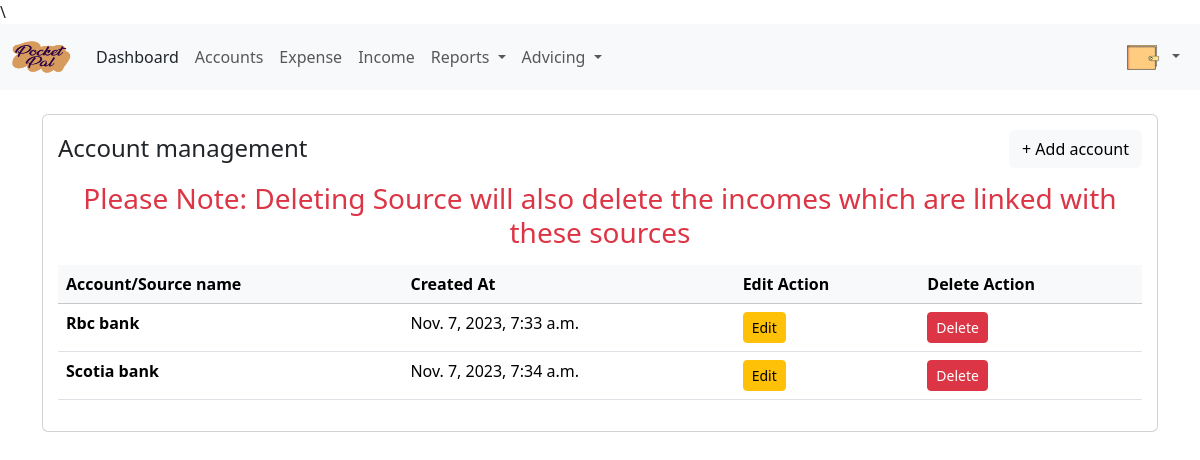
The app's page /income/add-source/ (signed in), older data.
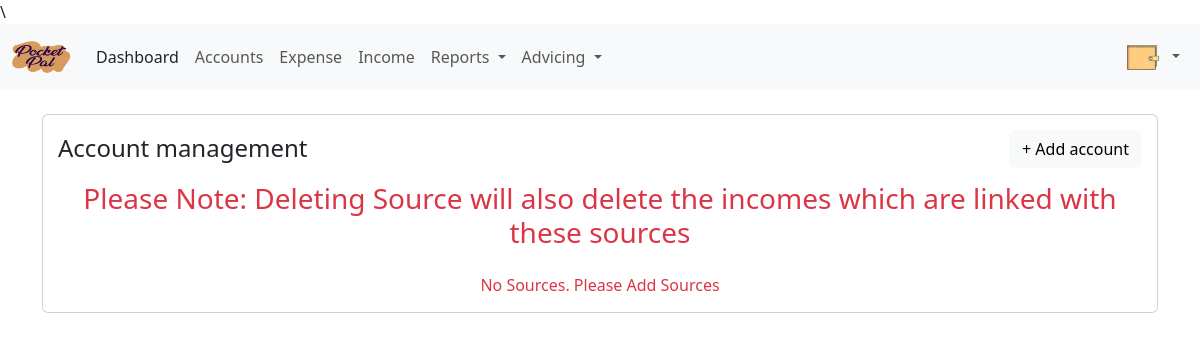
The same page, newer data.
### Income/models.py (models this page shows, shortened)
class Source(models.Model):
	user = models.ForeignKey(to = User,on_delete=models.CASCADE)
	source = models.CharField(max_length = 256)
	created_at = models.DateTimeField(default=localtime)
	class Meta:
		verbose_name_plural = 'Income Sources'

### Income/views.py (the view, shortened to what this page needs)
# urls.py: path('add-source/',views.add_income_source,name="add_income_source"),
@login_required(login_url='login')
def add_income_source(request):
    sources = Source.objects.filter(user=request.user)
    context = {
        'sources' : sources,
        'values':request.POST,
        'create':True
    }
    if request.method == 'GET':
        return render(request,'income/income_source_import.html',context)

### templates/income/income_source_import.html (shortened to what this page needs)
{% load static %}
<!DOCTYPE html>
<html lang="en">
<head>
  <link href="https://cdn.jsdelivr.net/npm/bootstrap@5.3.2/dist/css/bootstrap.min.css" rel="stylesheet"
>
</head>
<body>
  {% include "partials/_sideNav2.html" %}
  <section class="text-center text-lg-start">
    <div class="container py-4">
      <div class="row g-0 align-items-center">
        <div class="card cascading-right"
          style="padding: 15px; background: hsla(0, 0%, 100%, 0.55); backdrop-filter: blur(30px);">
          <div class="row">
            <div class="col-9">
              <p class="fs-4 text-start">Account management</p>
            </div>
            {% if create %}
            <div class="col-3">
              <div class="d-flex justify-content-end">
                <button type="button" class="btn btn-clear" data-bs-toggle="modal" data-bs-target="#exampleModal"
                  data-bs-whatever="@mdo">+ Add account</button>
              </div>
            </div>
            {% endif %}
          </div>
          {% if create %}
          <div class="col-12">
            <h6 class="h3 mb-3 text-center text-danger">Please Note: Deleting Source will also delete the incomes which
              are linked with these sources</h6>
            {% if sources %}
            <div class="table-responsive">
              <table class="table">
                <thead>
                  <tr class="table-light">
                    <th scope="col">Account/Source name</th>
                    <th scope="col">Created At</th>
                    <th scope="col">Edit Action</th>
                    <th scope="col">Delete Action</th>
                  </tr>
                </thead>
                <tbody>
                  {% for source in sources %}
                  <tr>
                    <th scope="row">{{source.source}}</th>
                    <td>{{source.created_at}}</td>
                    <td><a href="{% url 'edit_income_source' source.id %}" class="btn btn-warning btn-sm">Edit</a></td>
                    <td><a href="{% url 'delete_income_source' source.id %}" class="btn btn-danger btn-sm">Delete</a>
                    </td>
                  </tr>
                  {% endfor %}
                </tbody>
              </table>
            </div>
            {% else %}
            <div class="text-center text-danger mt-4">No Sources. Please Add Sources</div>
            {% endif %}
          </div>
          {% endif %}
        </div>
      </div>
    </div>
  </section>
</body>
</html>

Row changes from the older to the newer data that the page shows:
removed Source: source "Rbc bank", created_at "Nov. 7, 2023, 7:33 a.m."
removed Source: source "Scotia bank", created_at "Nov. 7, 2023, 7:34 a.m."
Text that changed along with them:
text no longer shown: "Account/Source name Created At Edit Action Delete Action"
text now shown: "No Sources. Please Add Sources"
